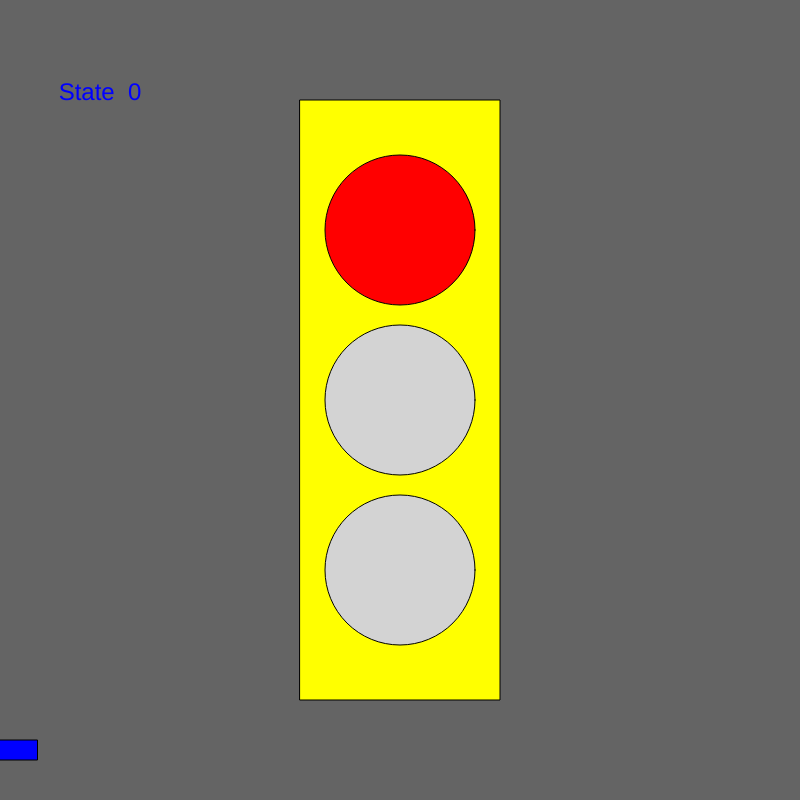
Frame 1 (no input)
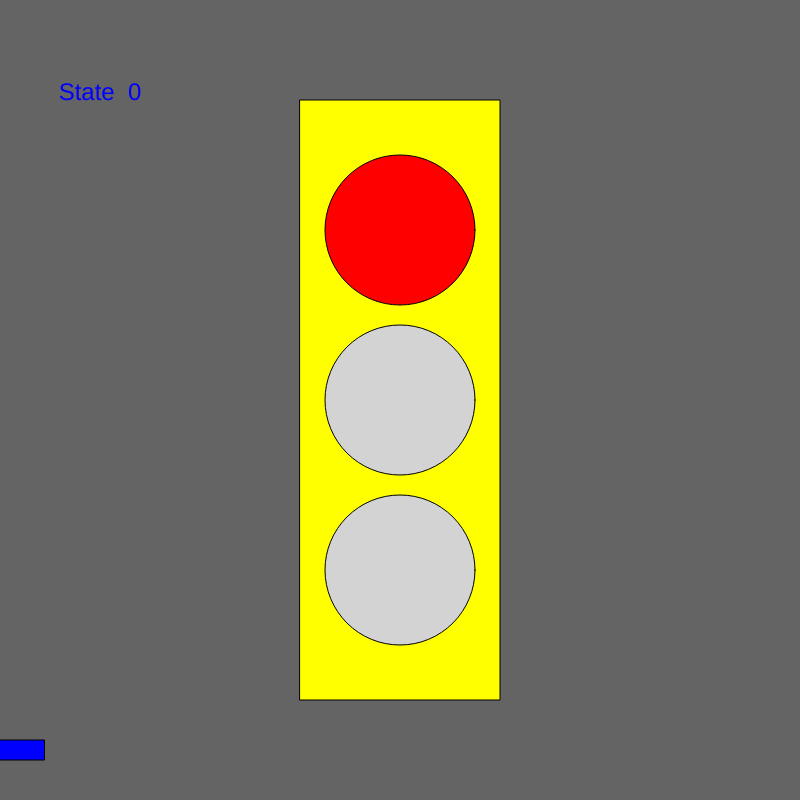
Frame 60 (no input)
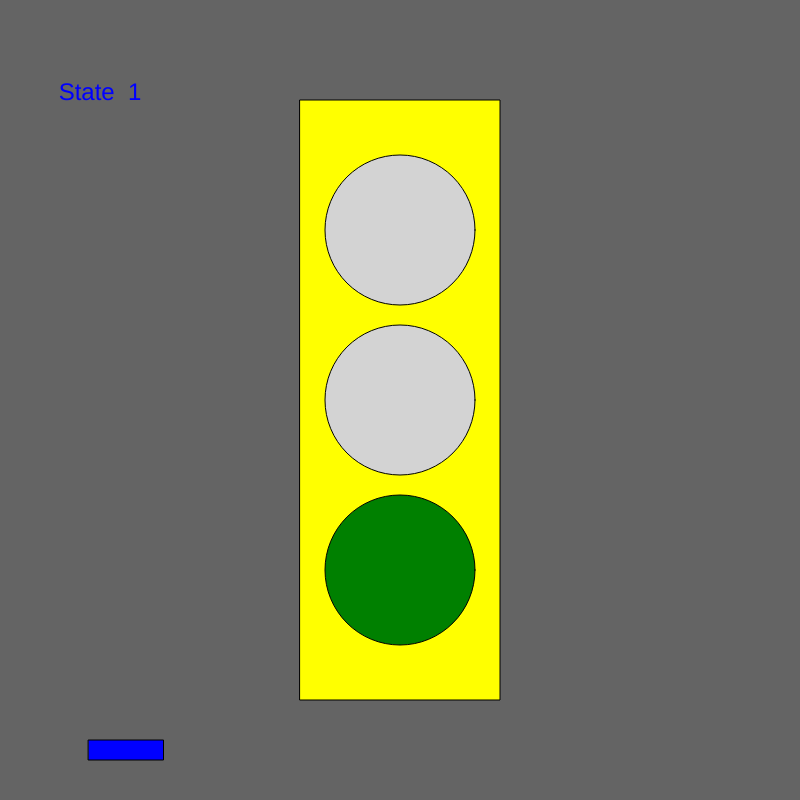
Frame 120 (the mouse pressed at the canvas centre since frame 60)

The p5.js sketch that drew these frames (run headless with seeded random() and noise() and a simulated clock; from frame 60 on, the mouse is pressed at the canvas centre):

// p5.js sketch
// ── sketch.js
let state = 0;
let timer = 0;
let x = 0;
let velocity = 7;

function setup() {
  createCanvas(800, 800);
  textSize(24);
  textAlign(CENTER);
  ellipseMode(CENTER);
  rectMode(CENTER);
}

function draw() {

  background(100);

  fill('yellow');
  rect(width / 2, height / 2, 200, 600);

  fill('blue');
  rect(x,750,75,20);
  x = x + velocity;
  if (x > width) {
    x = 0;
  }

  switch (state) {
    case 0:
      text("State  0", 100, 100);
      fill('red');
      ellipse(width / 2, height / 2 - 170, 150, 150);
      fill('lightgrey');
      ellipse(width / 2, height / 2, 150, 150);
      ellipse(width / 2, height / 2 + 170, 150, 150);
      velocity = 0;
      break;

    case 1:
      text("State  1", 100, 100);
      fill('lightgrey');
      ellipse(width / 2, height / 2 - 170, 150, 150);
      ellipse(width / 2, height / 2, 150, 150);
      fill('green');
      ellipse(width / 2, height / 2 + 170, 150, 150);
      velocity = 7;
      break;

    case 2:
      text("State  2", 100, 100);
      fill('lightgrey');
      ellipse(width / 2, height / 2 - 170, 150, 150);
      fill('yellow');
      ellipse(width / 2, height / 2, 150, 150);
      fill('lightgrey');
      ellipse(width / 2, height / 2 + 170, 150, 150);
      velocity = 3;
      break;

  }

timer = timer + 1;
if (timer > 100) {
  timer = 0;
  state++;
  if (state > 2) {
    state = 0;
  }
}

}

function mouseReleased() {
  state++;
  if (state > 2) {
    state = 0;
  }
}
